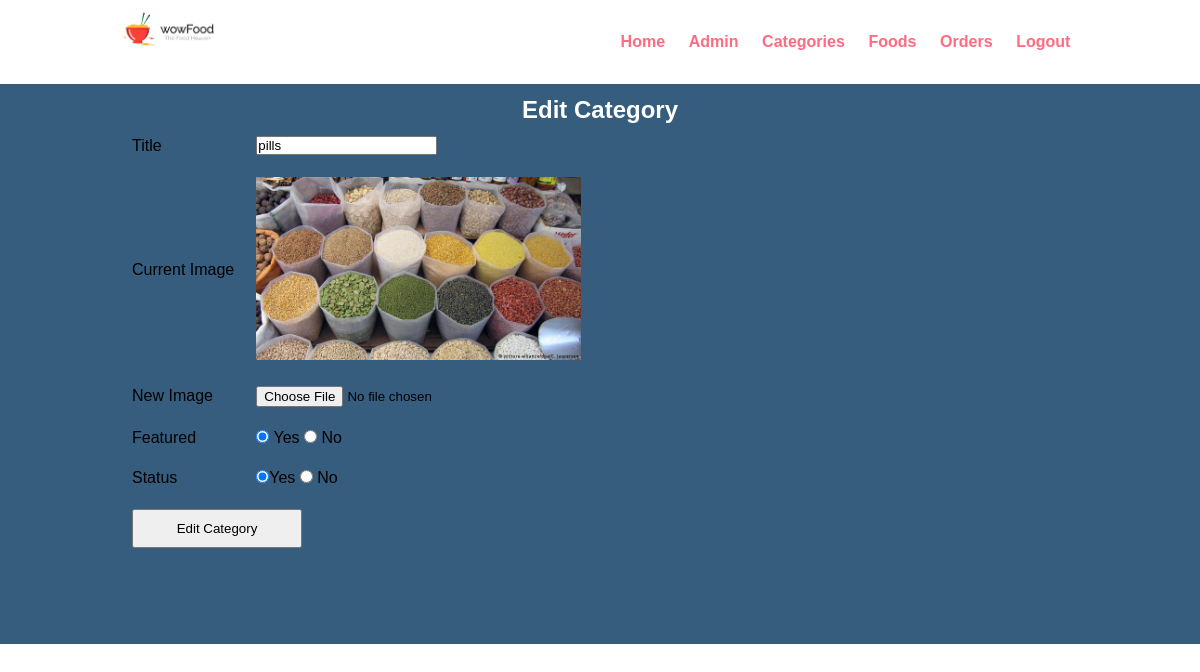
The page /CMS/edit_cat.php?id=4 on the database its author committed.
### tables this page shows
CREATE TABLE `tbl_category` (
  `cat_id` int(10) UNSIGNED NOT NULL,
  `cat_title` varchar(150) NOT NULL,
  `cat_price` decimal(10,2) NOT NULL,
  `cat_imageName` varchar(150) NOT NULL,
  `cat_featured` varchar(10) NOT NULL,
  `cat_status` varchar(10) NOT NULL
);

### CMS/edit_cat.php (the view, shortened to what this page needs)
<?php include('includes/templates/header.php');
if (isset($_GET['id'])) {
    $cat_id = $_GET['id'];
    $sql = 'SELECT * FROM tbl_category WHERE cat_id = ?';
    $stat = $cont->prepare($sql);
    $stat->execute([$cat_id]);
    $count = $stat->rowCount();
    if ($count > 0) {
        while($row = $stat->fetch()) {
            $cat_title    = $row['cat_title'];
            $cat_image    = $row['cat_imageName'];
            $cat_featured = $row['cat_featured'];
            $cat_status   = $row['cat_status'];}
    } else {
        header("refresh: 1; url=" . HOME_URL . 'CMS/manage_categories.php');
    }
?>
<div class="main-content">
    <div class="container">
    <div class="cat-box">
            <h3 style="margin: auto; text-align: center; color: #FFF">Edit Category</h3>
            <form class="cat-form" action="" method="POST" enctype="multipart/form-data">
                <table class="cat-tbl">
                    <tr>
                        <td>Title </td>
                        <td>
                            <input type="text" name="title" placeholder="Title" value="<?php echo $cat_title;?>">
                        </td>
                    </tr>
                    <tr>
                        <td>Current Image </td>
                        <td>
                            <?php
                                if ($cat_image !== "") {
                                    ?>
                                    <img src="<?php echo HOME_URL?>images/category_img/<?php echo $cat_image;?>" style='width: 325px'>
                                    <?php
                                } else {
                                    echo "There's No Image";
                                }
                            ?>
                        </td>
                    </tr>
                    <tr>
                        <td>New Image</td>
                        <td>
                            <input type="file" name="cat_newImage">
                        </td>
                    </tr>
                    <tr>
                        <td>Featured</td>
                        <td>
                            <input <?php if ($cat_featured == "yes") {echo "checked";}?> type="radio" name="cat_featured" value="yes"> Yes
                            <input  <?php if ($cat_featured == "no") {echo "checked";}?> type="radio" name="cat_featured" value="no"> No
                        </td>
                    </tr>
                    <tr>
                        <td>Status </td>
                        <td>
                            <input <?php if ($cat_status == "yes") {echo "checked";}?> type="radio" name="cat_status" value="yes">Yes
                            <input <?php if ($cat_status == "no") {echo "checked";}?> type="radio" name="cat_status" value="no"> No
                        </td>
                    </tr>
                    <tr>
                        <td colspan="2">
                            <input type="submit" name="submit" value="Edit Category">
                        </td>
                    </tr>
                </table>
            <?php
             } else {
                header("refresh: 1; url=" . HOME_URL . 'CMS/manage_categories.php');
            }
            ?>
            </form>
        </div>
    </div>
</div>

### css/cms.css (style rules this page uses)
* { margin: 0 0; padding: 0 0; font-family: Arial, Helvetica, sans-serif; }
.container { width: 80%; margin: 0 auto; padding: 1%; }
h3 { font-size: 1.5rem; }
.main-content { min-height: 70vh; background-color: #365d7e; }
.cat-box h3 { width: 100%; }
.cat-tbl tr td { padding: 10px ; }
.cat-tbl tr { width: 300px !important; padding: 10px !important; }
.cat-tbl tr:last-child td input { width: 170px; padding: 10px; }

### rows shown on the page
tbl_category: title "pills", cat_imageName (picture), cat_featured "☑", cat_status "☑"
